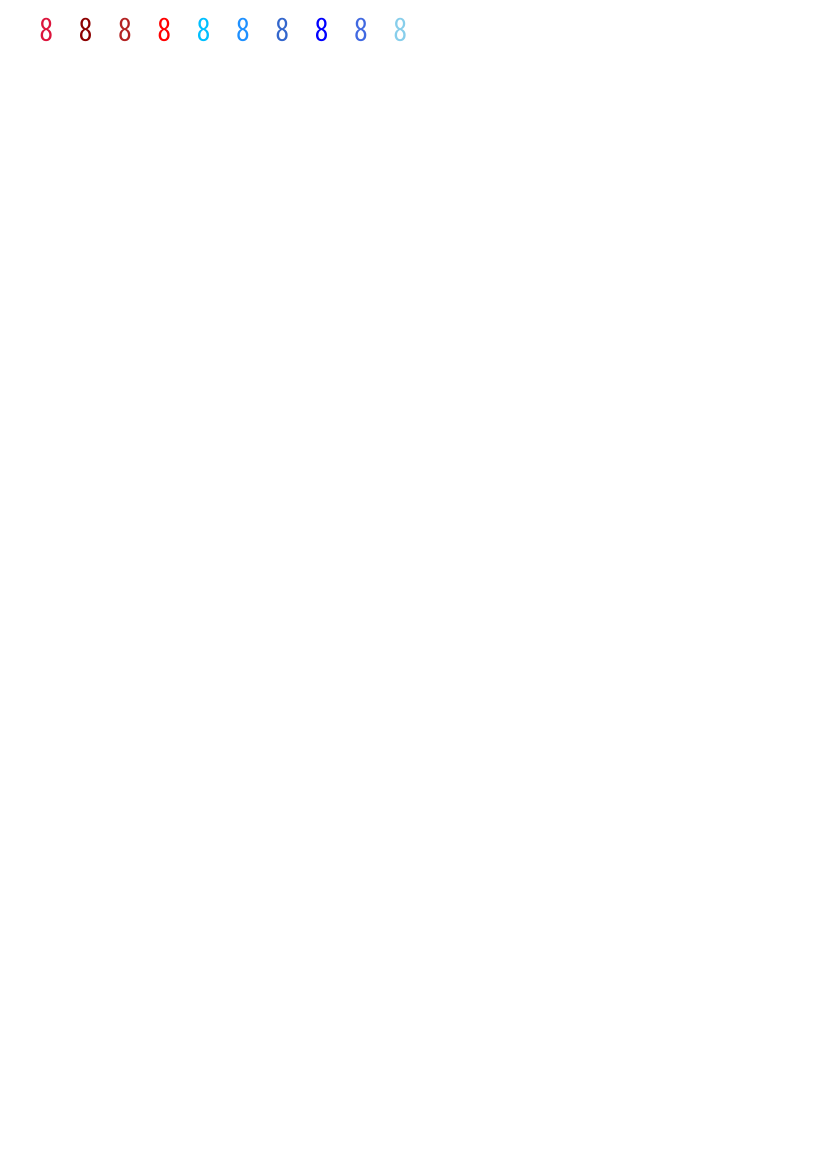

Here is the Python script that generated this plot:
from reportlab.pdfgen import canvas
from reportlab.lib.units import inch, mm, cm
from reportlab.lib.pagesizes import A4, portrait
from reportlab.pdfbase.ttfonts import pdfmetrics, TTFont
import reportlab.lib.colors as color
import textwrap

FILENAME = 'color_test.pdf'

BIZUDGothicR = "./fonts/BIZ-UDGothicR.ttc"
pdfmetrics.registerFont(TTFont('BIZUDGothicR', BIZUDGothicR))

pdf = canvas.Canvas(FILENAME, pagesize=portrait(A4), bottomup=False)


pdf.setFont('BIZUDGothicR', 20)
for i in range(0, 10):
    if i == 0:
        pdf.setFillColor(color.crimson)
    elif i == 1:
        pdf.setFillColor(color.darkred)
    elif i == 2:
        pdf.setFillColor(color.firebrick)
    elif i == 3:
        pdf.setFillColor(color.red)
    elif i == 4:
        pdf.setFillColor(color.deepskyblue)
    elif i == 5:
        pdf.setFillColor(color.dodgerblue)
    elif i == 6:
        pdf.setFillColor(color.fidblue)
    elif i == 7:
        pdf.setFillColor(color.blue)
    elif i == 8:
        pdf.setFillColor(color.royalblue)
    elif i == 9:
        pdf.setFillColor(color.skyblue)
    pdf.drawString((i+1)*10*mm, 10*mm, '8')
pdf.save()
